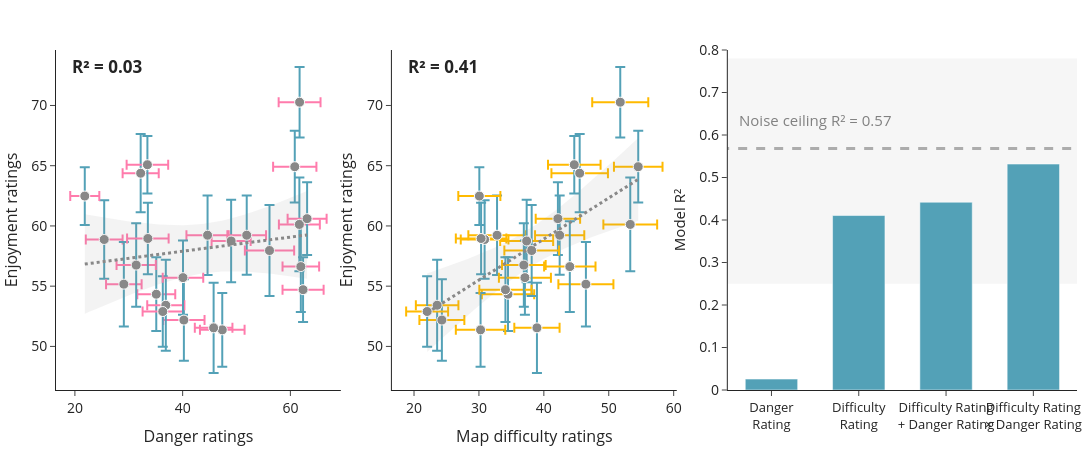

Source (notebook cell):
### Code cell
# [PAPER FIGURE 4] Enjoyment ratings vs danger ratings AND enjoyment ratings vs difficulty ratings (side-by-side with error bars for 95% CI)
# Also includes the model R2 bar/histogram as a third subplot.

NOISE_CEILING_ENJOYMENT = 0.568
NOISE_CEILING_ENJOYMENT_LOWER = 0.25
NOISE_CEILING_ENJOYMENT_UPPER = 0.78

models = {
    'Danger<br>Rating': 'rating_enjoyment ~ rating_danger',
    'Difficulty<br>Rating': 'rating_enjoyment ~ rating_map_difficulty',
    'Difficulty Rating<br>+ Danger Rating': 'rating_enjoyment ~ rating_map_difficulty + rating_danger',
    'Difficulty Rating<br>× Danger Rating': 'rating_enjoyment ~ rating_map_difficulty * rating_danger',
}
plotly_labels = list(models.keys())
r2s = model_r2s(mean_ratings, models)

fig = make_subplots(
    rows=1,
    cols=3,
    column_widths=[0.31, 0.31, 0.38],
    horizontal_spacing=0.05,
)

scatter_panels = [
    dict(
        col=1,
        x=mean_ratings['rating_danger'],
        y=mean_ratings['rating_enjoyment'],
        x_error=rating_ci('rating_danger'),
        y_error=rating_ci('rating_enjoyment'),
        x_error_color=COLORS['danger'],
        y_error_color=COLORS['blue'],
        error_thickness=2,
        error_width=5,
        x_label='Danger Rating',
        y_label='Enjoyment Rating',
        x_title='Danger ratings',
        y_title='Enjoyment ratings',
        marker_color=COLORS['grey'],
        line_color=COLORS['grey'],
        fill_color=COLORS['grey_fill'],
        trace_name='Enjoyment vs Danger: Mean ± 95% CI',
    ),
    dict(
        col=2,
        x=mean_ratings['rating_map_difficulty'],
        y=mean_ratings['rating_enjoyment'],
        x_error=rating_ci('rating_map_difficulty'),
        y_error=rating_ci('rating_enjoyment'),
        x_error_color=COLORS['mapdiff'],
        y_error_color=COLORS['blue'],
        error_thickness=2,
        error_width=5,
        x_label='Difficulty Rating',
        y_label='Enjoyment Rating',
        x_title='Map difficulty ratings',
        y_title='Enjoyment ratings',
        marker_color=COLORS['grey'],
        line_color=COLORS['grey'],
        fill_color=COLORS['grey_fill'],
        trace_name='Enjoyment vs Difficulty: Mean ± 95% CI',
    ),
]

for panel in scatter_panels:
    add_regression_panel(fig, **panel)

fig.add_trace(
    go.Bar(
        x=plotly_labels,
        y=r2s,
        marker_color=COLORS['blue'],
        width=0.6,
        showlegend=False,
    ),
    row=1,
    col=3,
)

fig.add_shape(
    type='rect',
    xref='x3 domain',
    yref='y3',
    x0=0,
    x1=1,
    y0=NOISE_CEILING_ENJOYMENT_LOWER,
    y1=NOISE_CEILING_ENJOYMENT_UPPER,
    fillcolor='rgba(100,100,100,0.18)',
    layer='below',
    line_width=0,
    row=1,
    col=3,
)
fig.add_shape(
    type='line',
    xref='x3',
    yref='y3',
    x0=-1,
    x1=3.5,
    y0=NOISE_CEILING_ENJOYMENT,
    y1=NOISE_CEILING_ENJOYMENT,
    line=dict(color='rgba(0,0,0,1)', dash='dash', width=3),
    layer='above',
    row=1,
    col=3,
)
fig.add_annotation(
    x=0.5,
    y=NOISE_CEILING_ENJOYMENT + 0.04,
    text='Noise ceiling R² = 0.57',
    xref='x3',
    yref='y3',
    showarrow=False,
    yshift=12,
    font=dict(size=15, color='grey'),
    align='left',
    bgcolor='rgba(255,255,255,0.0)',
    row=1,
    col=3,
)

fig.update_xaxes(
    title_font=dict(size=15),
    tickfont=dict(size=13),
    tickangle=0,
    tickvals=plotly_labels,
    ticktext=plotly_labels,
    range=[-0.5, len(plotly_labels) - 0.5],
    row=1,
    col=3,
)
fig.update_yaxes(
    range=[0, 0.8],
    title_text='Model R²',
    title_font=dict(size=15),
    gridcolor='rgba(211,211,211,0.3)',
    title_standoff=10,
    row=1,
    col=3,
)
fig.update_layout(
    template='simple_white',
    font=dict(size=14),
    margin=dict(l=10, r=10, t=50, b=80),
    width=1480,
    height=470,
    title_text=None,
    showlegend=False,
    legend=dict(borderwidth=0),
)

# fig.write_image(FIGURE_PATH+'enjoyment_corr_poster.pdf', width=1480, height=500)
fig.show()

### Figure 1 — Plotly figure (JSON) as saved in the notebook; plotly's stock layout.template omitted (floating-point values rounded to 4 significant figures; data arrays with more than 128 entries replaced by an {"elided": "..."} marker saying what was removed)
{"data": [{"customdata": [[2.922], [2.978], [3.248], [2.385], [3.302], [3.429], [3.263], [2.398], [3.29], [3.888], [3.505], [3.064], [3.377], [3.061], [3.779], [2.93], [3.024], [3.773], [3.083], [3.749], [3.778], [2.687], [3.465], [2.972]], "error_x": {"array": [3.887, 4.02, 3.353, 3.858, 3.92, 3.626, 3.417, 2.699, 3.59, 3.801, 3.299, 3.523, 3.835, 4.142, 3.449, 3.745, 3.621, 3.397, 3.761, 3.491, 4.574, 3.814, 3.647, 3.856], "color": "#FF7BAC", "thickness": 2, "type": "data", "visible": true, "width": 5}, "error_y": {"array": [2.922, 2.978, 3.248, 2.385, 3.302, 3.429, 3.263, 2.398, 3.29, 3.888, 3.505, 3.064, 3.377, 3.061, 3.779, 2.93, 3.024, 3.773, 3.083, 3.749, 3.778, 2.687, 3.465, 2.972], "color": "#53A1B7", "thickness": 2, "type": "data", "visible": true, "width": 5}, "hovertemplate": "<b>Danger Rating</b>: %{x:.2f}<br><b>Enjoyment Rating</b>: %{y:.2f}<br><b>95% CI</b>: %{customdata[0]:.2f}<extra></extra>", "marker": {"color": "#888888", "line": {"color": "white", "width": 1}, "size": 10}, "mode": "markers", "name": "Enjoyment vs Danger: Mean ± 95% CI", "showlegend": false, "type": "scatter", "x": [61.71, 60.81, 32.21, 33.46, 44.62, 49.0, 25.44, 21.83, 51.9, 61.67, 29.08, 35.1, 40.23, 47.35, 36.88, 36.31, 63.1, 61.94, 40.06, 45.75, 56.12, 62.35, 31.38, 33.54], "xaxis": "x", "y": [70.27, 64.92, 64.38, 65.08, 59.23, 58.75, 58.88, 62.48, 59.23, 60.12, 55.17, 54.33, 52.19, 51.38, 53.42, 52.9, 60.6, 56.62, 55.71, 51.54, 57.96, 54.71, 56.75, 58.96], "yaxis": "y"}, {"fill": "toself", "fillcolor": "rgba(136,136,136,0.1)", "hoverinfo": "skip", "line": {"color": "rgba(0,0,0,0)"}, "name": "95% CI (fit)", "showlegend": false, "type": "scatter", "x": {"elided": "200 float values"}, "xaxis": "x", "y": {"elided": "200 float values"}, "yaxis": "y"}, {"hoverinfo": "skip", "line": {"color": "#888888", "dash": "dot", "width": 3}, "mode": "lines", "name": "Linear Fit", "showlegend": false, "type": "scatter", "x": [21.83, 22.25, 22.67, 23.08, 23.5, 23.92, 24.33, 24.75, 25.17, 25.59, 26.0, 26.42, 26.84, 27.25, 27.67, 28.09, 28.5, 28.92, 29.34, 29.75, 30.17, 30.59, 31.0, 31.42, 31.84, 32.26, 32.67, 33.09, 33.51, 33.92, 34.34, 34.76, 35.17, 35.59, 36.01, 36.42, 36.84, 37.26, 37.67, 38.09, 38.51, 38.93, 39.34, 39.76, 40.18, 40.59, 41.01, 41.43, 41.84, 42.26, 42.68, 43.09, 43.51, 43.93, 44.34, 44.76, 45.18, 45.6, 46.01, 46.43, 46.85, 47.26, 47.68, 48.1, 48.51, 48.93, 49.35, 49.76, 50.18, 50.6, 51.01, 51.43, 51.85, 52.27, 52.68, 53.1, 53.52, 53.93, 54.35, 54.77, 55.18, 55.6, 56.02, 56.43, 56.85, 57.27, 57.68, 58.1, 58.52, 58.94, 59.35, 59.77, 60.19, 60.6, 61.02, 61.44, 61.85, 62.27, 62.69, 63.1], "xaxis": "x", "y": [56.83, 56.86, 56.88, 56.91, 56.93, 56.96, 56.98, 57.0, 57.03, 57.05, 57.08, 57.1, 57.13, 57.15, 57.18, 57.2, 57.23, 57.25, 57.27, 57.3, 57.32, 57.35, 57.37, 57.4, 57.42, 57.45, 57.47, 57.49, 57.52, 57.54, 57.57, 57.59, 57.62, 57.64, 57.67, 57.69, 57.71, 57.74, 57.76, 57.79, 57.81, 57.84, 57.86, 57.89, 57.91, 57.93, 57.96, 57.98, 58.01, 58.03, 58.06, 58.08, 58.11, 58.13, 58.15, 58.18, 58.2, 58.23, 58.25, 58.28, 58.3, 58.33, 58.35, 58.37, 58.4, 58.42, 58.45, 58.47, 58.5, 58.52, 58.55, 58.57, 58.59, 58.62, 58.64, 58.67, 58.69, 58.72, 58.74, 58.77, 58.79, 58.81, 58.84, 58.86, 58.89, 58.91, 58.94, 58.96, 58.99, 59.01, 59.03, 59.06, 59.08, 59.11, 59.13, 59.16, 59.18, 59.21, 59.23, 59.25], "yaxis": "y"}, {"customdata": [[2.922], [2.978], [3.248], [2.385], [3.302], [3.429], [3.263], [2.398], [3.29], [3.888], [3.505], [3.064], [3.377], [3.061], [3.779], [2.93], [3.024], [3.773], [3.083], [3.749], [3.778], [2.687], [3.465], [2.972]], "error_x": {"array": [4.318, 3.741, 4.353, 4.05, 4.42, 4.081, 3.673, 3.241, 3.791, 4.142, 4.24, 4.029, 3.464, 3.807, 3.279, 3.232, 3.421, 3.958, 4.007, 3.486, 4.208, 4.021, 3.365, 3.893], "color": "#FFBA00", "thickness": 2, "type": "data", "visible": true, "width": 5}, "error_y": {"array": [2.922, 2.978, 3.248, 2.385, 3.302, 3.429, 3.263, 2.398, 3.29, 3.888, 3.505, 3.064, 3.377, 3.061, 3.779, 2.93, 3.024, 3.773, 3.083, 3.749, 3.778, 2.687, 3.465, 2.972], "color": "#53A1B7", "thickness": 2, "type": "data", "visible": true, "width": 5}, "hovertemplate": "<b>Difficulty Rating</b>: %{x:.2f}<br><b>Enjoyment Rating</b>: %{y:.2f}<br><b>95% CI</b>: %{customdata[0]:.2f}<extra></extra>", "marker": {"color": "#888888", "line": {"color": "white", "width": 1}, "size": 10}, "mode": "markers", "name": "Enjoyment vs Difficulty: Mean ± 95% CI", "showlegend": false, "type": "scatter", "x": [51.77, 54.54, 45.52, 44.69, 32.79, 37.35, 30.88, 30.06, 42.44, 53.31, 46.48, 34.48, 24.29, 30.25, 23.56, 22.02, 42.17, 44.0, 37.08, 38.94, 38.12, 34.08, 36.92, 30.33], "xaxis": "x2", "y": [70.27, 64.92, 64.38, 65.08, 59.23, 58.75, 58.88, 62.48, 59.23, 60.12, 55.17, 54.33, 52.19, 51.38, 53.42, 52.9, 60.6, 56.62, 55.71, 51.54, 57.96, 54.71, 56.75, 58.96], "yaxis": "y2"}, {"fill": "toself", "fillcolor": "rgba(136,136,136,0.1)", "hoverinfo": "skip", "line": {"color": "rgba(0,0,0,0)"}, "name": "95% CI (fit)", "showlegend": false, "type": "scatter", "x": {"elided": "200 float values"}, "xaxis": "x2", "y": {"elided": "200 float values"}, "yaxis": "y2"}, {"hoverinfo": "skip", "line": {"color": "#888888", "dash": "dot", "width": 3}, "mode": "lines", "name": "Linear Fit", "showlegend": false, "type": "scatter", "x": [22.02, 22.35, 22.68, 23.01, 23.33, 23.66, 23.99, 24.32, 24.65, 24.98, 25.31, 25.63, 25.96, 26.29, 26.62, 26.95, 27.28, 27.61, 27.93, 28.26, 28.59, 28.92, 29.25, 29.58, 29.9, 30.23, 30.56, 30.89, 31.22, 31.55, 31.88, 32.2, 32.53, 32.86, 33.19, 33.52, 33.85, 34.18, 34.5, 34.83, 35.16, 35.49, 35.82, 36.15, 36.47, 36.8, 37.13, 37.46, 37.79, 38.12, 38.45, 38.77, 39.1, 39.43, 39.76, 40.09, 40.42, 40.74, 41.07, 41.4, 41.73, 42.06, 42.39, 42.72, 43.04, 43.37, 43.7, 44.03, 44.36, 44.69, 45.02, 45.34, 45.67, 46.0, 46.33, 46.66, 46.99, 47.31, 47.64, 47.97, 48.3, 48.63, 48.96, 49.29, 49.61, 49.94, 50.27, 50.6, 50.93, 51.26, 51.59, 51.91, 52.24, 52.57, 52.9, 53.23, 53.56, 53.88, 54.21, 54.54], "xaxis": "x2", "y": [52.79, 52.9, 53.01, 53.13, 53.24, 53.35, 53.46, 53.57, 53.68, 53.8, 53.91, 54.02, 54.13, 54.24, 54.36, 54.47, 54.58, 54.69, 54.8, 54.92, 55.03, 55.14, 55.25, 55.36, 55.47, 55.59, 55.7, 55.81, 55.92, 56.03, 56.15, 56.26, 56.37, 56.48, 56.59, 56.71, 56.82, 56.93, 57.04, 57.15, 57.27, 57.38, 57.49, 57.6, 57.71, 57.82, 57.94, 58.05, 58.16, 58.27, 58.38, 58.5, 58.61, 58.72, 58.83, 58.94, 59.06, 59.17, 59.28, 59.39, 59.5, 59.62, 59.73, 59.84, 59.95, 60.06, 60.17, 60.29, 60.4, 60.51, 60.62, 60.73, 60.85, 60.96, 61.07, 61.18, 61.29, 61.41, 61.52, 61.63, 61.74, 61.85, 61.96, 62.08, 62.19, 62.3, 62.41, 62.52, 62.64, 62.75, 62.86, 62.97, 63.08, 63.2, 63.31, 63.42, 63.53, 63.64, 63.76, 63.87], "yaxis": "y2"}, {"marker": {"color": "#53A1B7"}, "showlegend": false, "type": "bar", "width": 0.6, "x": ["Danger<br>Rating", "Difficulty<br>Rating", "Difficulty Rating<br>+ Danger Rating", "Difficulty Rating<br>× Danger Rating"], "xaxis": "x3", "y": [0.02568, 0.4105, 0.4419, 0.5317], "yaxis": "y3"}], "layout": {"annotations": [{"align": "left", "bgcolor": "rgba(255,255,255,0.85)", "font": {"size": 17}, "showarrow": false, "text": "<b>R² = 0.03</b>", "x": 0.05, "xref": "x domain", "y": 0.99, "yref": "y domain"}, {"align": "left", "bgcolor": "rgba(255,255,255,0.85)", "font": {"size": 17}, "showarrow": false, "text": "<b>R² = 0.41</b>", "x": 0.05, "xref": "x2 domain", "y": 0.99, "yref": "y2 domain"}, {"align": "left", "bgcolor": "rgba(255,255,255,0.0)", "font": {"color": "grey", "size": 15}, "showarrow": false, "text": "Noise ceiling R² = 0.57", "x": 0.5, "xref": "x3", "y": 0.608, "yref": "y3", "yshift": 12}], "font": {"size": 14}, "height": 470, "legend": {"borderwidth": 0}, "margin": {"b": 80, "l": 10, "r": 10, "t": 50}, "shapes": [{"fillcolor": "rgba(100,100,100,0.18)", "layer": "below", "line": {"width": 0}, "type": "rect", "x0": 0, "x1": 1, "xref": "x3 domain", "y0": 0.25, "y1": 0.78, "yref": "y3"}, {"layer": "above", "line": {"color": "rgba(0,0,0,1)", "dash": "dash", "width": 3}, "type": "line", "x0": -1, "x1": 3.5, "xref": "x3", "y0": 0.568, "y1": 0.568, "yref": "y3"}], "showlegend": false, "width": 1480, "xaxis": {"anchor": "y", "domain": [0, 0.279], "gridcolor": "rgba(211,211,211,0.3)", "tickfont": {"size": 14}, "title": {"font": {"size": 16}, "text": "Danger ratings"}}, "xaxis2": {"anchor": "y2", "domain": [0.329, 0.608], "gridcolor": "rgba(211,211,211,0.3)", "tickfont": {"size": 14}, "title": {"font": {"size": 16}, "text": "Map difficulty ratings"}}, "xaxis3": {"anchor": "y3", "domain": [0.658, 1], "range": [-0.5, 3.5], "tickangle": 0, "tickfont": {"size": 13}, "ticktext": ["Danger<br>Rating", "Difficulty<br>Rating", "Difficulty Rating<br>+ Danger Rating", "Difficulty Rating<br>× Danger Rating"], "tickvals": ["Danger<br>Rating", "Difficulty<br>Rating", "Difficulty Rating<br>+ Danger Rating", "Difficulty Rating<br>× Danger Rating"], "title": {"font": {"size": 15}}}, "yaxis": {"anchor": "x", "domain": [0, 1], "gridcolor": "rgba(211,211,211,0.3)", "tickfont": {"size": 14}, "title": {"font": {"size": 16}, "standoff": 10, "text": "Enjoyment ratings"}}, "yaxis2": {"anchor": "x2", "domain": [0, 1], "gridcolor": "rgba(211,211,211,0.3)", "tickfont": {"size": 14}, "title": {"font": {"size": 16}, "standoff": 10, "text": "Enjoyment ratings"}}, "yaxis3": {"anchor": "x3", "domain": [0, 1], "gridcolor": "rgba(211,211,211,0.3)", "range": [0, 0.8], "title": {"font": {"size": 15}, "standoff": 10, "text": "Model R²"}}}}
